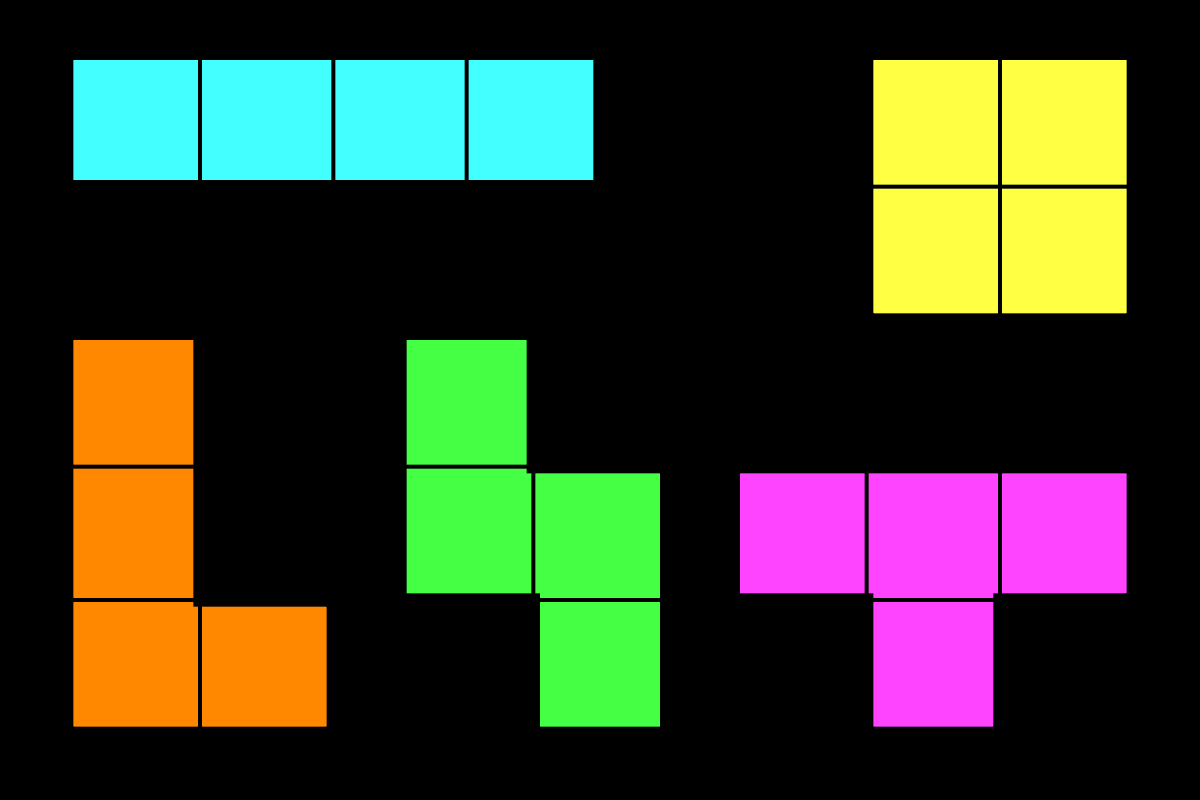
#> input picture python/OpenCV/tetris.png, 1200 x 800 px
$ python opencv-08.py --image tetris.png
#> lines starting #> are read from the running program, lines starting #| are printed output that depends on the picture; after the words box and inside, x2 and y2 are one past the last pixel; in counts of white or black regions, pixels touching at a corner belong together
import argparse
import cv2
import imutils

ap = argparse.ArgumentParser()
ap.add_argument("-i", "--image", required=True, help="Path to input image")
args = vars(ap.parse_args())

image = cv2.imread(args["image"])
#> image is the input picture: shape (800, 1200, 3); mean B, G, R 41.1, 61.8, 57.5
cv2.imshow("Original", image)
cv2.waitKey(0)

gray = cv2.cvtColor(image, cv2.COLOR_BGR2GRAY)
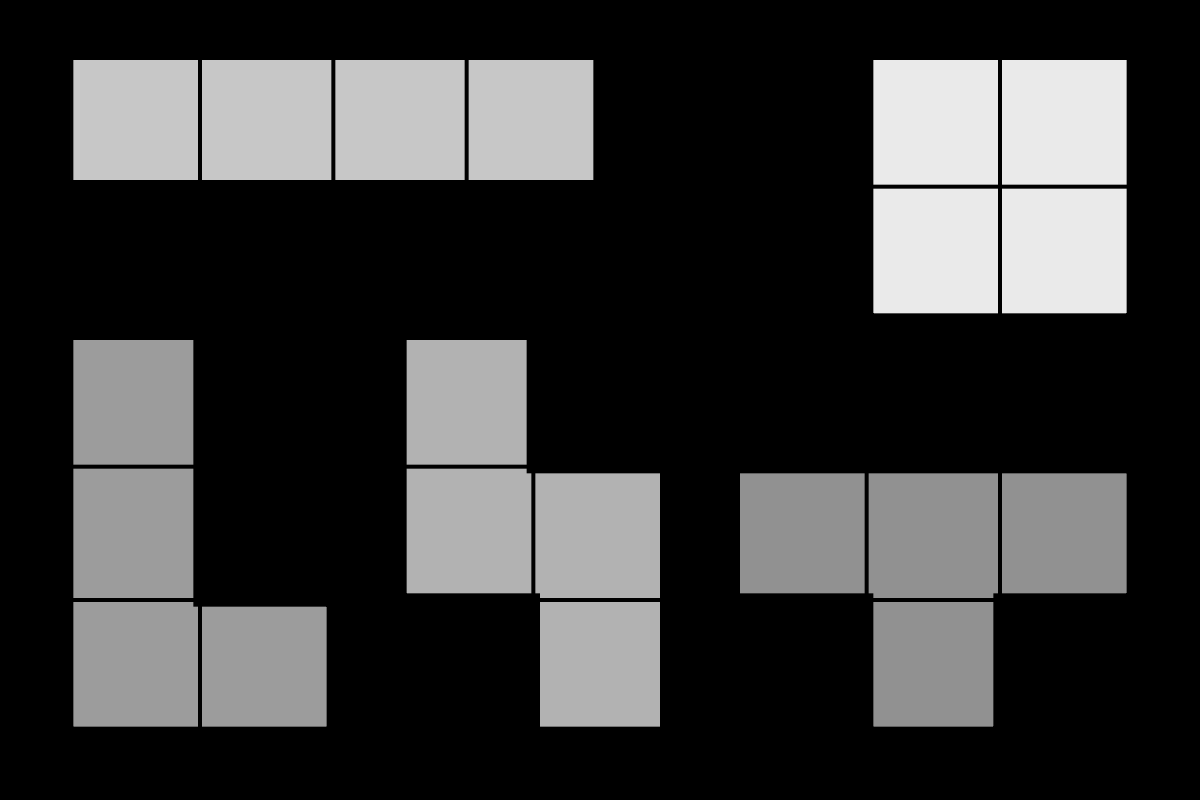
#> gray: shape (800, 1200); min 0, max 234, mean 58.2
cv2.imshow("gray", gray)
cv2.waitKey(0)

thresh = cv2.threshold(gray, 100, 250, cv2.THRESH_BINARY)[1]
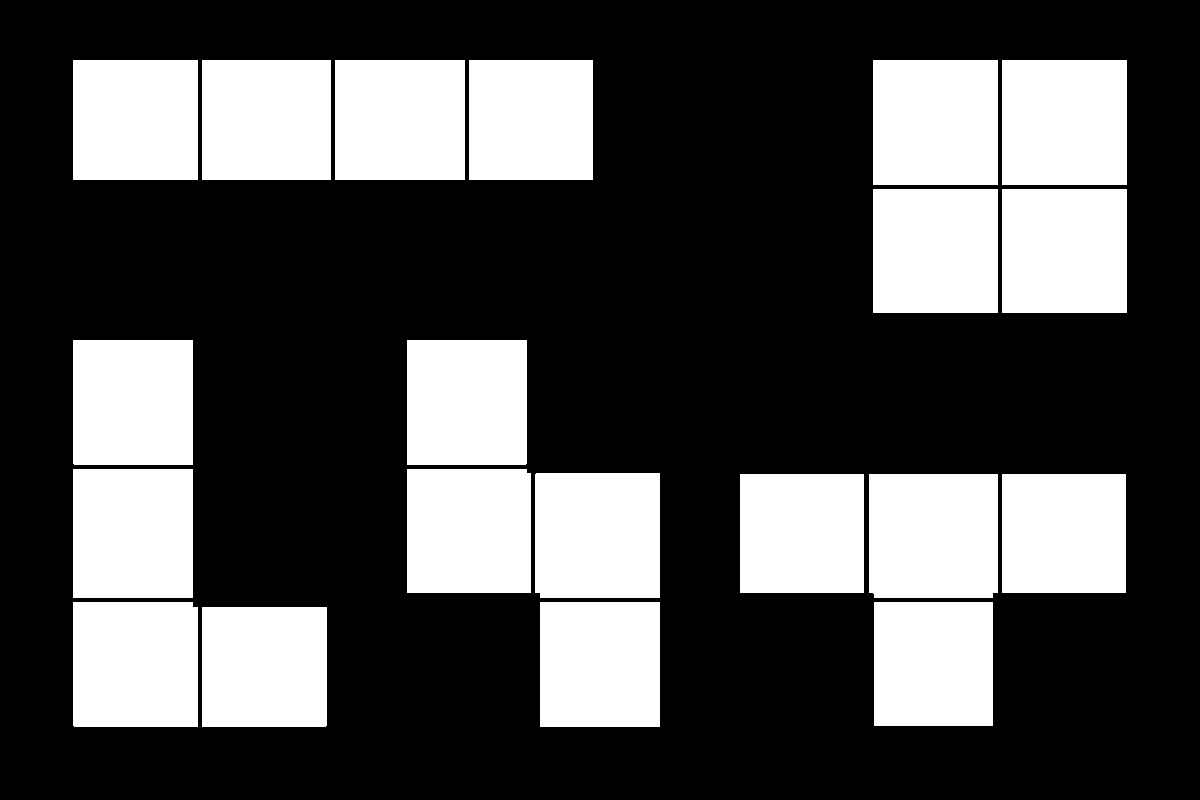
#> thresh: shape (800, 1200); values 0 (black) and 250 (white), 31.8% white; 20 white regions
cnts = cv2.findContours(thresh.copy(), cv2.RETR_EXTERNAL,
                        cv2.CHAIN_APPROX_SIMPLE)
#> cnts = 20 contours; largest, box (x1, y1, x2, y2) and area: (869, 474, 998, 598) 15696, (1002, 60, 1127, 185) 15376, (873, 60, 998, 185) 15376, (73, 602, 198, 727) 15351, (535, 473, 660, 598) 15351
# Handles compatibility with contours across cv versions
cnts = imutils.grab_contours(cnts)
output = image.copy()

for c in cnts:
    cv2.drawContours(output, [c], -1, (255, 255, 250), 3)
#> this loop made 20 passes
#> c on passes 2, 3, 5, 7, 10, 13, 14, 15, 16, 17, 18, 19: [[874, 602], [874, 725], [992, 725], [992, 602]], [[540, 602], [540, 726], [659, 726], [659, 602]], [[1002, 474], [1002, 592], [1125, 592], [1125, 474]], [[740, 474], [740, 592], [863, 592], [863, 474]], [[73, 469], [73, 597], [192, 597], [192, 469]], [[1002, 189], [1002, 312], [1126, 312], [1126, 189]], [[873, 189], [873, 312], [997, 312], [997, 189]], [[1002, 60], [1002, 184], [1126, 184], [1126, 60]], [[873, 60], [873, 184], [997, 184], [997, 60]], [[469, 60], [469, 179], [592, 179], [592, 60]], [[335, 60], [335, 179], [464, 179], [464, 60]], [[202, 60], [202, 179], [330, 179], [330, 60]]
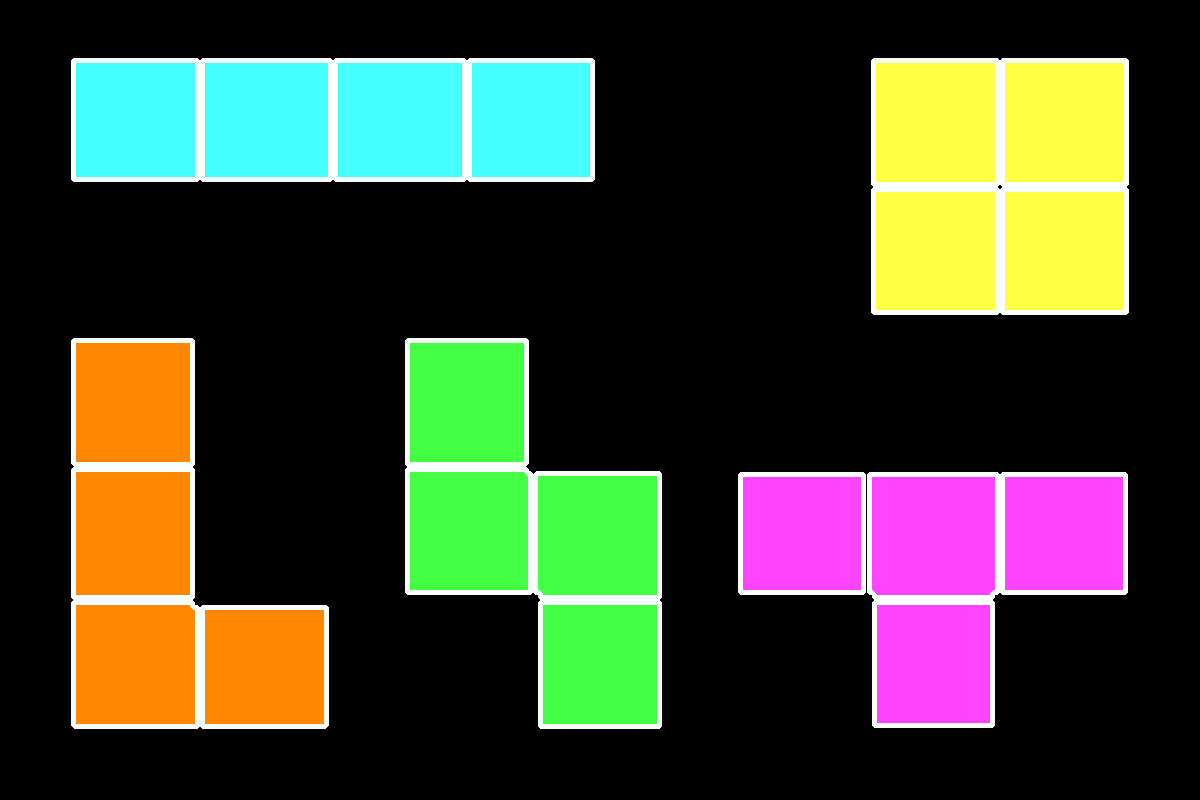
#> output: shape (800, 1200, 3); 5.08% of pixels changed, all inside (x1, y1, x2, y2) = (71, 58, 1129, 729)

text = "I found {} objects!".format(len(cnts))
#> text = 'I found 20 objects!'
cv2.putText(output, text, (10, 25),
            cv2.FONT_HERSHEY_PLAIN, 1.3, (240, 0, 160), 2)
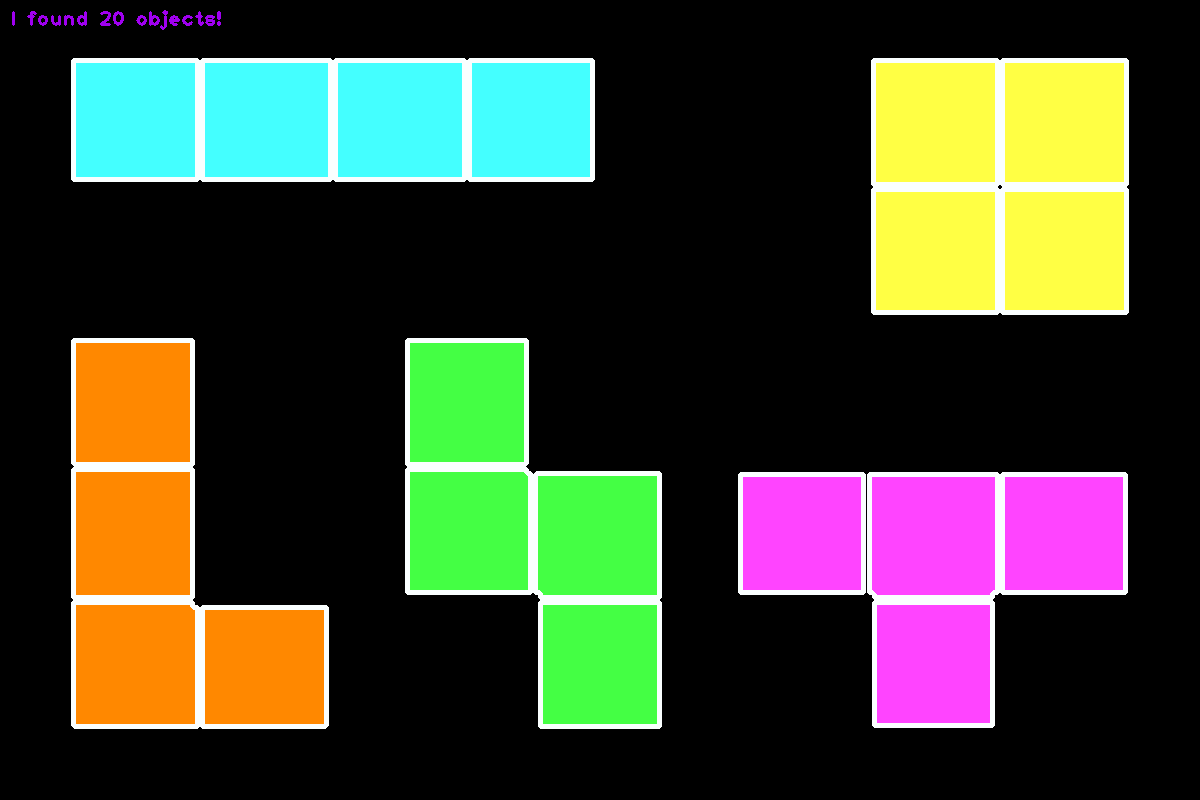
#> output: shape (800, 1200, 3); 0.12% of pixels changed, all inside (x1, y1, x2, y2) = (12, 10, 221, 30)
cv2.imshow("Final", output)
cv2.waitKey(0)
